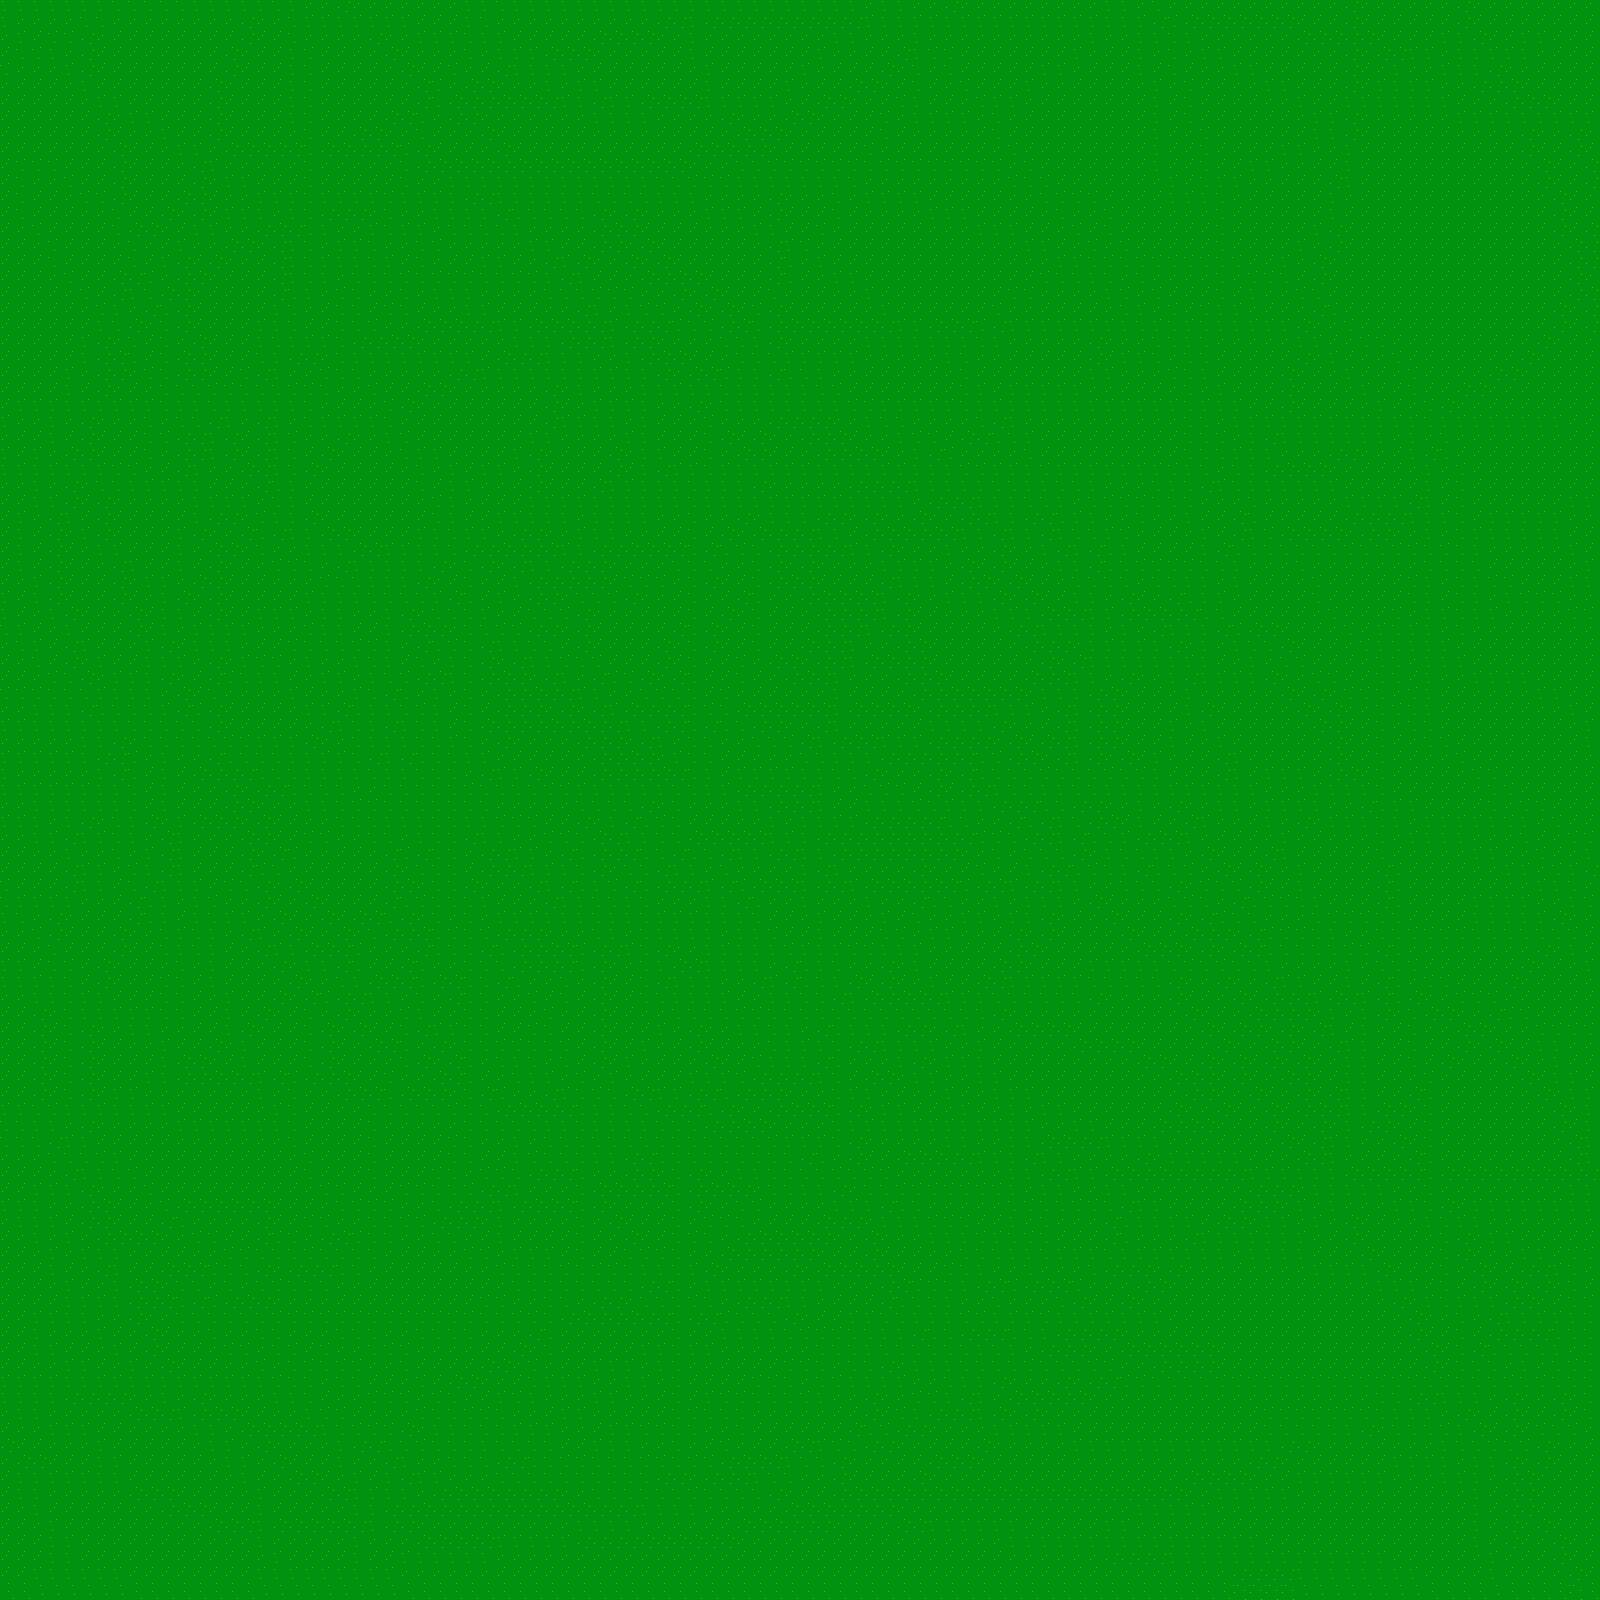

Rendered tile map (Tiled .tmx) drawn with the repository's tilesets; below, a short description and the map source with its tile grids summarised:
An orthogonal 100x100 tile map with 16x16 px tiles, 2 tile layers (terrain, collision).

<map version="1.0" tiledversion="2017.10.11" orientation="orthogonal" renderorder="right-down" width="100" height="100" tilewidth="16" tileheight="16" infinite="0" nextobjectid="1">
 <tileset firstgid="1" source="grass.tsx" />
 <layer name="terrain" width="100" height="100">
  <data>[10000 cells, 10000 non-empty, 4 distinct tile ids]</data>
 </layer>
 <layer name="collision" width="100" height="100">
  <data>[10000 cells, 0 non-empty, 0 distinct tile ids]</data>
 </layer>
</map>
